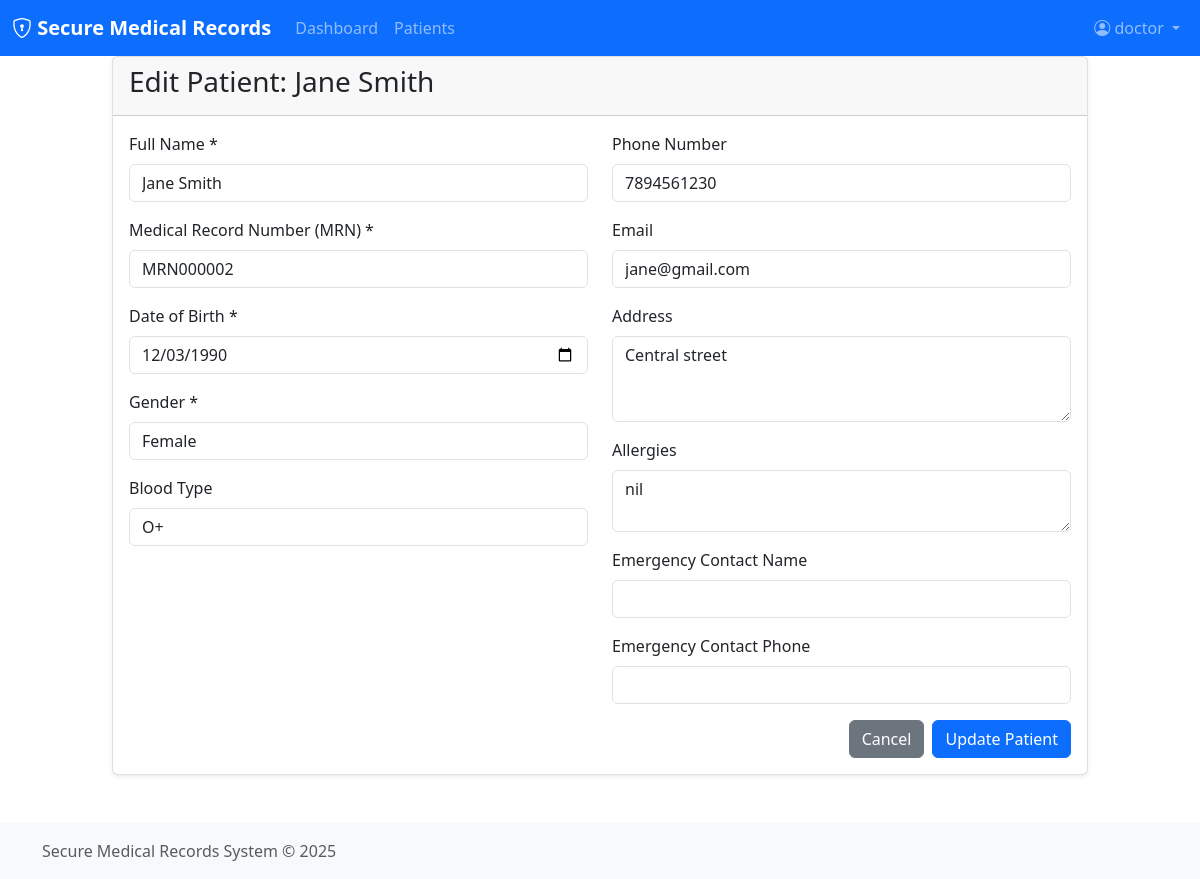
Screenshot of /patients/edit/2 (signed in) with the database file from the repository.
### app/models/models.py (models this page shows, shortened)
class Patient(db.Model):
    id = db.Column(db.Integer, primary_key=True)
    name = db.Column(db.String(100), nullable=False, index=True)
    dob = db.Column(db.Date, nullable=False)
    gender = db.Column(db.String(10), nullable=False)
    medical_record_number = db.Column(db.String(50), unique=True, nullable=False, index=True)
    created_at = db.Column(db.DateTime, default=datetime.utcnow, index=True)
    phone = db.Column(db.String(20), nullable=True)
    email = db.Column(db.String(120), nullable=True, index=True)
    address = db.Column(db.Text, nullable=True)
    emergency_contact_name = db.Column(db.String(100), nullable=True)
    emergency_contact_phone = db.Column(db.String(20), nullable=True)
    blood_type = db.Column(db.String(10), nullable=True)
    allergies = db.Column(db.Text, nullable=True)

### app/routes/main.py (the view, shortened to what this page needs)
@main_bp.route('/patients/edit/<int:patient_id>', methods=['GET', 'POST'])
@require_role('doctor')
def edit_patient(patient_id):
    try:
        patient = Patient.query.get_or_404(patient_id)
        form = PatientForm(obj=patient)
        return render_template('edit_patient.html', form=form, patient=patient)
    except Exception as e:
        logger.error(f"Error loading edit patient page: {str(e)}")
        flash('An error occurred while loading the page', 'error')
        return redirect(url_for('main.patients'))

### app/utils/security.py
class PatientForm(FlaskForm):
    name = StringField('Name', validators=[DataRequired(), Length(max=100)])
    medical_record_number = StringField('MRN', validators=[DataRequired(), Length(max=50)])
    dob = DateField('Date of Birth', validators=[DataRequired()])
    gender = SelectField('Gender', validators=[DataRequired()],
                         choices=[('Male', 'Male'), ('Female', 'Female'), ('Other', 'Other')])
    phone = StringField('Phone Number', validators=[Length(max=20)])
    email = StringField('Email', validators=[Length(max=120)])
    address = TextAreaField('Address', validators=[Length(max=200)])
    emergency_contact_name = StringField('Emergency Contact Name', validators=[Length(max=100)])
    emergency_contact_phone = StringField('Emergency Contact Phone', validators=[Length(max=20)])
    blood_type = SelectField('Blood Type', choices=[
        ('', 'Select Blood Type'),
        ('A+', 'A+'), ('A-', 'A-'),
        ('B+', 'B+'), ('B-', 'B-'),
        ('AB+', 'AB+'), ('AB-', 'AB-'),
        ('O+', 'O+'), ('O-', 'O-'),
        ('Unknown', 'Unknown')
    ])
    allergies = TextAreaField('Allergies', validators=[Length(max=500)])

### app/templates/edit_patient.html (shortened to what this page needs)
{% extends "base.html" %}
{% block content %}
<div class="row justify-content-center">
    <div class="col-md-10">
        <div class="card">
            <div class="card-header">
                <h3>Edit Patient: {{ patient.name }}</h3>
            </div>
            <div class="card-body">
                <form method="POST">
                    <div class="row">
                        <div class="col-md-6">
                            <div class="mb-3">
                                <label for="name" class="form-label">Full Name *</label>
                                <input type="text" class="form-control" id="name" name="name" value="{{ form.name.data or patient.name }}" required>
                            </div>
                            <div class="mb-3">
                                <label for="mrn" class="form-label">Medical Record Number (MRN) *</label>
                                <input type="text" class="form-control" id="mrn" name="mrn" value="{{ form.medical_record_number.data or patient.medical_record_number }}" required>
                            </div>
                            <div class="mb-3">
                                <label for="dob" class="form-label">Date of Birth *</label>
                                <input type="date" class="form-control" id="dob" name="dob" value="{{ form.dob.data or patient.dob }}" required>
                            </div>
                            <div class="mb-3">
                                <label for="gender" class="form-label">Gender *</label>
                                <select class="form-control" id="gender" name="gender" required>
                                    <option value="Female" {% if (form.gender.data and form.gender.data == 'Female') or (not form.gender.data and patient.gender == 'Female') %}selected{% endif %}>Female</option>
                                </select>
                            </div>
                            <div class="mb-3">
                                <label for="blood_type" class="form-label">Blood Type</label>
                                <select class="form-control" id="blood_type" name="blood_type">
                                    <option value="O+" {% if (form.blood_type.data and form.blood_type.data == 'O+') or (not form.blood_type.data and patient.blood_type == 'O+') %}selected{% endif %}>O+</option>
                                </select>
                            </div>
                        </div>
                        <div class="col-md-6">
                            <div class="mb-3">
                                <label for="phone" class="form-label">Phone Number</label>
                                <input type="text" class="form-control" id="phone" name="phone" value="{{ form.phone.data or patient.phone or '' }}">
                            </div>
                            <div class="mb-3">
                                <label for="email" class="form-label">Email</label>
                                <input type="email" class="form-control" id="email" name="email" value="{{ form.email.data or patient.email or '' }}">
                            </div>
                            <div class="mb-3">
                                <label for="address" class="form-label">Address</label>
                                <textarea class="form-control" id="address" name="address" rows="3">{{ form.address.data or patient.address or '' }}</textarea>
                            </div>
                            <div class="mb-3">
                                <label for="allergies" class="form-label">Allergies</label>
                                <textarea class="form-control" id="allergies" name="allergies" rows="2">{{ form.allergies.data or patient.allergies or '' }}</textarea>
                            </div>
                            <div class="mb-3">
                                <label for="emergency_contact_name" class="form-label">Emergency Contact Name</label>
                                <input type="text" class="form-control" id="emergency_contact_name" name="emergency_contact_name" value="{{ form.emergency_contact_name.data or patient.emergency_contact_name or '' }}">
                            </div>
                            <div class="mb-3">
                                <label for="emergency_contact_phone" class="form-label">Emergency Contact Phone</label>
                                <input type="text" class="form-control" id="emergency_contact_phone" name="emergency_contact_phone" value="{{ form.emergency_contact_phone.data or patient.emergency_contact_phone or '' }}">
                            </div>
                        </div>
                    </div>
                    <div class="d-grid gap-2 d-md-flex justify-content-md-end">
                        <a href="{{ url_for('main.view_patient', patient_id=patient.id) }}" class="btn btn-secondary">Cancel</a>
                        <button type="submit" class="btn btn-primary">Update Patient</button>
                    </div>
                </form>
            </div>
        </div>
    </div>
</div>
{% endblock %}

### app/templates/base.html (style rules this page uses)
.card { box-shadow: 0 0.125rem 0.25rem rgba(0, 0, 0, 0.075); border: 1px solid rgba(0, 0, 0, 0.125); }

### rows the page displays
Patient: name "Jane Smith", mrn "MRN000002", dob "12/03/1990", gender "Female", blood_type "O+", phone "7894561230", email "jane@gmail.com", address "Central street", allergies "nil"

### other values shown
{{ session.username }} "doctor"
